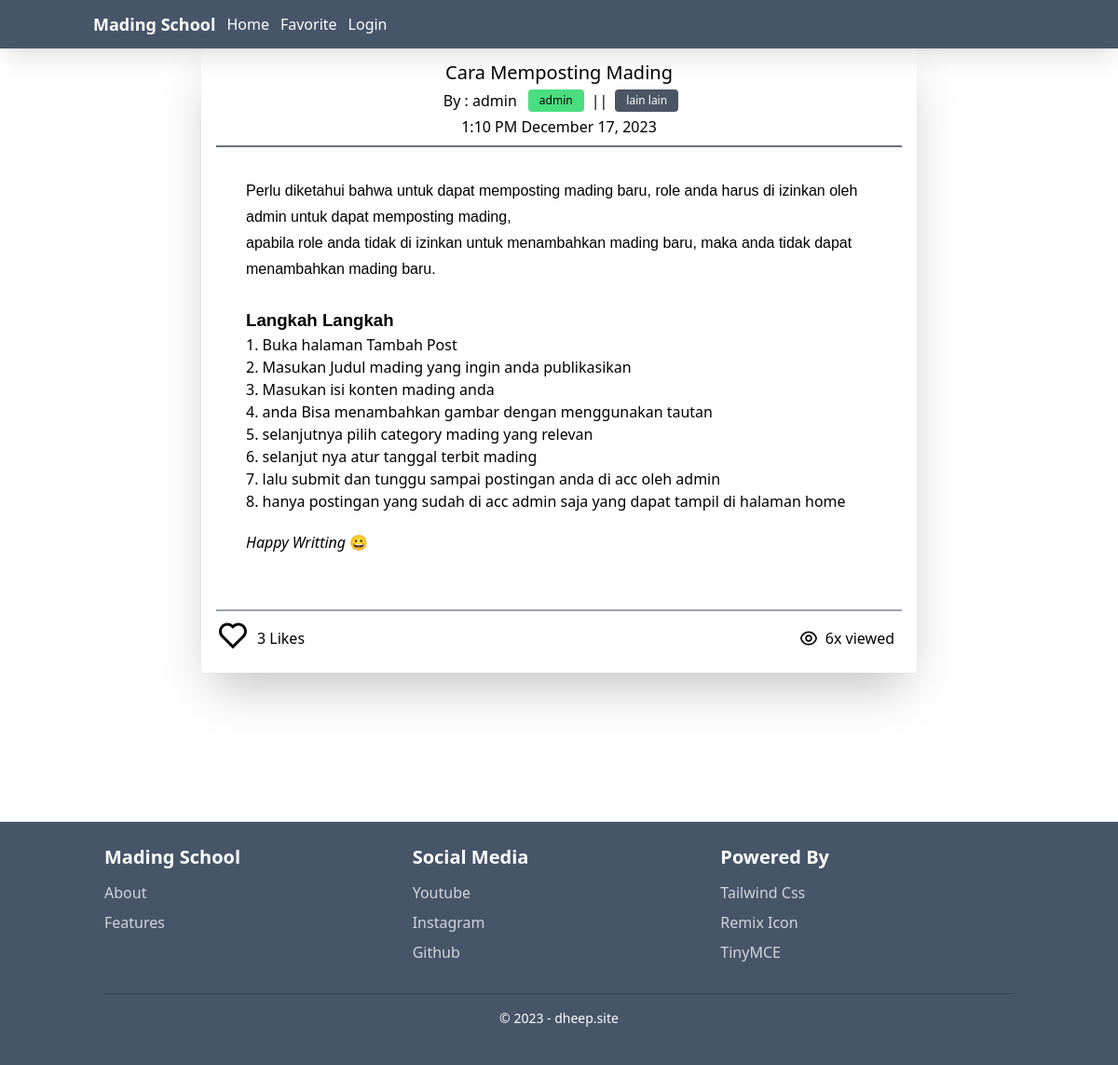
The page /MadingSchool/view.php?id=51 on the database its author committed.
### tables this page shows
CREATE TABLE `posts` (
  `id` int(50) NOT NULL,
  `judul` varchar(100) NOT NULL,
  `isi` longtext NOT NULL,
  `user_id` int(50) NOT NULL,
  `deploy_date` timestamp NULL DEFAULT NULL,
  `is_allowed` tinyint(1) NOT NULL DEFAULT 0,
  `category` varchar(255) NOT NULL
);

CREATE TABLE `users` (
  `id` int(50) NOT NULL,
  `nama` varchar(50) NOT NULL,
  `email` varchar(100) NOT NULL,
  `password` varchar(255) NOT NULL,
  `role` varchar(55) NOT NULL,
  `created_at` date NOT NULL DEFAULT current_timestamp()
);

CREATE TABLE `posts_interaction` (
  `id` int(50) NOT NULL,
  `id_post` int(50) NOT NULL,
  `likes_total` int(255) NOT NULL,
  `views_total` int(255) NOT NULL
);

### MadingSchool/function.php (called while the page is built, shortened)
<?php
function conn(){
$servername = "localhost";
$username = "root";
$password = "";
$database = "db_madingschool";
$conn = mysqli_connect($servername, $username, $password, $database);
return $conn;
}
function getViewPostById($id){
    $sql = "SELECT posts.*, users.role, users.nama FROM posts INNER JOIN users ON posts.user_id = users.id WHERE is_allowed = true AND NOW() >= deploy_date AND posts.id = '$id' ";
    return mysqli_fetch_assoc(mysqli_query(conn(),$sql));
}
function getPostsInteracByPostId($id){
    $sql = "SELECT * FROM posts_interaction WHERE id_post = '$id'";
    return mysqli_fetch_assoc(mysqli_query(conn(),$sql));
}
function checkIsLiked($user_id,$post_id){
    $sql = "SELECT * FROM users_fav WHERE id_user = '$user_id' AND id_liked_post ='$post_id'";
    $result = mysqli_query(conn(), $sql);
    if ($result) {
        $row_count = mysqli_num_rows($result);
        return $row_count;
    }
}
function setBadgeColor($role){
    switch($role){
        case "admin":
            return "bg-green-400";
        break;
        case "lain lain":
            return "bg-gray-600 text-white";
        break;
    }
}
function formatDateTime($dateTimeString) {
    $dateTime = new DateTime($dateTimeString);
    $formattedDate = $dateTime->format('g:i A F j, Y');
    return $formattedDate;
}

### MadingSchool/view.php (the view, shortened to what this page needs)
<?php
    include "function.php";
    $postId = isset($_GET['id'])? $_GET['id']:'';
    $email = isset($_SESSION['login'])? $_SESSION['login']: 'guest';
    $user_Roles = mysqli_fetch_assoc(getUserByEmail($email))['role'];
    if($user_Roles != 'admin'){
        $data = getViewPostById($postId);
    }else{
        $data = getViewPostByIdAdmin($postId);
    }
    $userId = isset($_SESSION['login']) ? mysqli_fetch_assoc(getUserByEmail($_SESSION['login']))['id'] : 0;
?>
<!DOCTYPE html>
<html lang="en">
<head>
    <link href="
https://cdn.jsdelivr.net/npm/remixicon@3.7.0/fonts/remixicon.min.css
" rel="stylesheet">
    <script src="https://cdn.tailwindcss.com"></script>
    <link href="jQuery-Plugin-For-Animated-Stackable-Toast-Messages-Toast/src/jquery.toast.css" rel="stylesheet" type="text/css">
</head>
<body>
    <?php include "components/navbar.php" ?>
    <div class="container mx-auto  ">
        <section id='post'>
            <div id="<?php echo $data['id'] ?>" class="post-card mx-auto bg-white md:w-3/4 w-full rounded p-4 shadow-2xl">
                    <h3 class="text-xl text-center font-medium">
                        <?php echo htmlspecialchars($data['judul']) ?>
                    </h3>
                    <div class="flex flex-col items-center justify-center w-full text-base sm:text-base text-xs">
                        <div class="flex flex-col-reverse w-full gap-2 justify-center items-center md:flex-row">
                            <div class="flex justify-center w-fit p-1 ">
                                <p>By : <?php echo $data['nama'] ?></p>
                            </div>
                            <div class="flex gap-2">
                                <div
                                    class="badge text-xs <?php echo setBadgeColor($data['role']) ?> h-auto p-1 px-3 rounded">
                                    <?php echo $data['role'] ?>
                                </div>
                                <p>||</p>
                                <div
                                    class="badge text-xs <?php echo setBadgeColor($data['category']) ?> h-auto p-1 w-fit px-3 rounded">
                                    <?php echo $data['category'] ?>
                                </div>
                            </div>
                        </div>
                        <p>
                            <?= formatDatetime($data['deploy_date'] )?>
                        </p>
                    </div>
                    <div class="md:p-8  mt-2 p-2 border-t-2 border-t-gray-500 text-clip max-w-screen overflow-x-hidden">
                        <?php echo ($data['isi']) ?>
                    </div>
                    <div class="flex gap-2 items-center border-t-2 mt-2 pt-2 border-t-gray-400">
                        <div>
                            <button <?php $postId=$data['id']; echo "id='Like-btn-$postId'" ?> onclick="likePost(
                                <?php echo $postId ?>)" class="transition-all duration-600 active:scale-150">
                                <img src="<?php echo checkIsLiked($userId, $postId) ? 'resource/icon/heart-fill.svg' : 'resource/icon/heart-line.svg';?>"
                                id="like-img-<?php echo $data['id'] ?>" alt="heart line" class="w-9">
                            </button>
                        </div>
                        <p id="like-count-<?php echo $data['id'] ?>">
                            <?php echo getPostsInteracByPostId($data['id'])['likes_total'] ?> Likes
                        </p>
                        <div class="ms-auto flex gap-2">
                            <img class="w-5" src="resource/icon/eye-line.svg";
                            <p id="like-count-<?php echo $data['id'] ?>">
                                <?php echo getPostsInteracByPostId($data['id'])['views_total'] ?>x viewed
                        </div>
                    </div>
                </div>
        </section>
    </div>
    <?php include 'components/footer.php' ?>
</body>
</html>

### rows shown on the page
posts: judul "Cara Memposting Mading", user.nama "admin", user.role "admin", category "lain lain", deploy_date "1:10 PM December 17, 2023", isi "Perlu diketahui bahwa untuk dapat memposting mading baru, role anda harus di izinkan oleh admin untuk dapat memposting mading, apabila role anda tidak di izinkan untuk menambahkan mading baru, maka anda tidak dapat menambahkan mading baru. Langkah Langkah 1. Buka halaman Tambah Post 2. Masukan Judul mading yang ingin anda publikasikan 3. Masukan isi konten mading anda 4. anda Bisa menambahkan gambar dengan menggunakan tautan 5. selanjutnya pilih category mading yang relevan 6. selanjut nya atur tanggal terbit mading 7. lalu submit dan tunggu sampai postingan anda di acc oleh admin 8. hanya postingan yang sudah di acc admin saja yang dapat tampil di halaman home Happy Writting 😀", id.likes_total "3", id.views_total "6"
